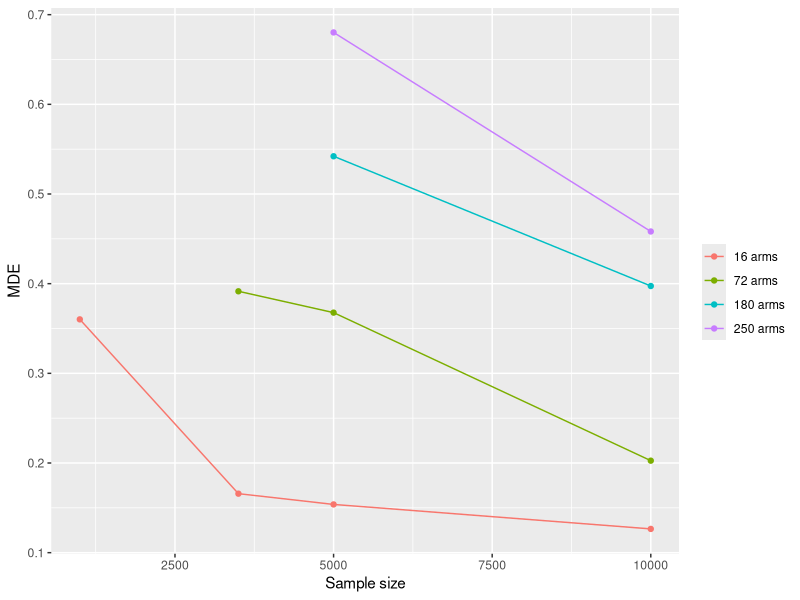
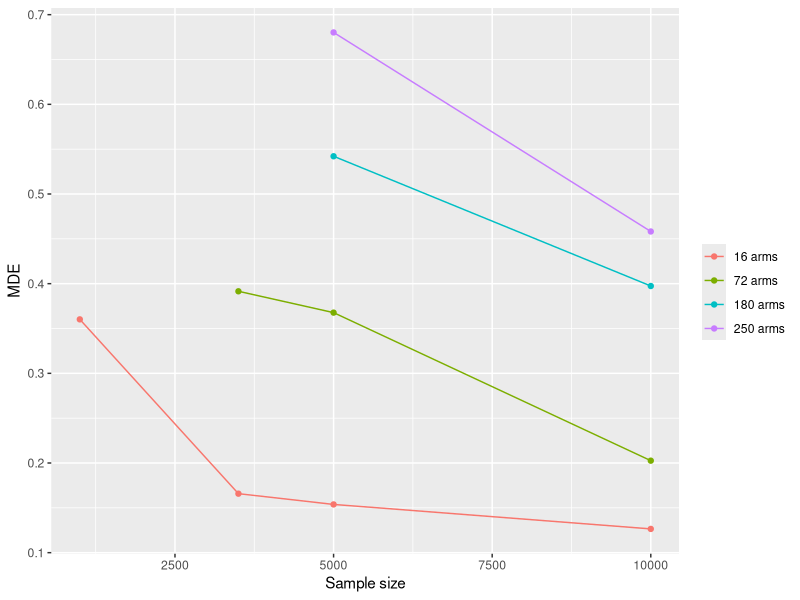

Write R code to recreate these figures, in order.
#setwd("C:/Users/mfinucane/Dropbox/powerSim")
setwd(here::here("freq")) 

##############
# get set up #
##############
library(plyr)        # for data wrangling
library(ggplot2)     # for plotting
library(arm)         # for stable glm fitting

############################################################################
# how many times do you want to simulated an experiment under each design? #
############################################################################
nSims <- 1#000

###################################################
# which designs are you interested in looking at? #
###################################################
designs <- expand.grid(N=c(1000, 3500, 5000, 10000),
                       nA=c(2,72,180,250),
                       sd=c(.25))

designs$nB[designs$nA==2] <- 2   # 2 x 2 x 4
designs$nC[designs$nA==2] <- 4

designs$nB[designs$nA==72] <- 1   
designs$nC[designs$nA==72] <- 1

designs$nB[designs$nA==180] <- 1   
designs$nC[designs$nA==180] <- 1

designs$nB[designs$nA==250] <- 1   
designs$nC[designs$nA==250] <- 1

#########################################################
# create an object that will hold, for each simulation, # 
# information about the design and the MDE              #
#########################################################
output <- designs
for(i in 2:nSims)
  output <- rbind(output, designs)

############################################################################
# for each simulation, randomly choose a seed for random number generation #
############################################################################
set.seed(07012015)
output$seed <- sample.int(1e9, nrow(output))

#######################################################################
# the next block of code is just for testing. you shouldn't need this #
#######################################################################
{
#     i <- 6000
#     seed <- output$seed[i]
#     N <- output$N[i] 
#     nA <- output$nA[i]
#     nB <- output$nB[i]
#     nC <- output$nC[i]
#     sd <- output$sd[i]
}

##################################################################################
# this function simulates an experiment under a given design and returns the MDE #
##################################################################################
sim <- function(seed=1,
                N=2500,    # total sample size
                nA=2,      # the number of levels that each variable can take             
                nB=2, 
                nC=4, 
                sd=.25){ 
  
  #############################################
  # set the seed for random number generation #
  #############################################
  set.seed(seed)
  
  ###########################
  # randomly draw a 'truth' #
  ###########################
  # create a data frame for calculating the mean effectivenss (mu)
  coef <- data.frame(mu = rnorm(nA*nB*nC, 0, sd),
                     abc = 1:(nA*nB*nC))
  
  # center and scale the mean effectiveness values (mu) such the standard
  # deviation across the values is equal to 'sd', following the footnote on
  # page 19 of the impaq design report
  coef$mu <- coef$mu-mean(coef$mu)
  coef$mu <- coef$mu/sd(coef$mu)*sd 
  
  #######################################
  # generate random data from the model #
  #######################################
  armOrder <- sample(1:nrow(coef), nrow(coef))
  data <- coef[rep(armOrder, length=N),c('abc', 'mu')] 
  
  # generate outcomes
  data$y <- rnorm(N, data$mu, 1-.12) # [Note: R2=.12-->12% of variance explained
  #  by the covariates.]
  
  #################
  # fit the model #
  #################
  fit <-lm(y~factor(abc)-1, data)
  p <- summary(fit)$coef[,'Pr(>|t|)']
  pBH <- p.adjust(p, 'BH')  
  
## compare each mu to the mean of zero
  PPs <- data.frame(mu=coef$mu)
  PPs$diff <- abs(PPs$mu)
  PPs$SigBetter <- pBH < .05
  if(sum(PPs$SigBetter)>0){
    glmFit <- bayesglm(SigBetter~diff, data=PPs, family=binomial)
    esVals <- seq(0,max(PPs$diff),by=.0001)
    xBetaHat <- coef(glmFit)[1]+coef(glmFit)[2]*esVals
    pHat <- exp(xBetaHat)/(1+exp(xBetaHat))
    
    #     png('PPs.png', height=5, width=5, units='in', res=400)
#                 plot(PPs$diff, PPs$SigBetter, pch=19, cex=.5, col=grey(.1, alpha=.025),
#                      xlab='Difference between arms',
#                      ylab='Posterior probability of superiority of the better arm',
#                      main='How small a difference can we detect?',
#                      xlim=range(esVals))
#                 abline(h=0.975,col=2)
#                 abline(v=max(PPs$diff[PPs$PPbetter<.975]), col=2)
#                 lines(esVals, pHat)
#                 abline(h=.5, col=3)
#                 abline(v=esVals[min(which(pHat>.5))], col=3)
#                 abline(h=.8, col=4)
#                 abline(v=esVals[min(which(pHat>.8))], col=4)
#                 box()
    #     dev.off()
    
  # if the estiamted prob (pHat) for the largest difference (max(diff)) is <.8, 
  # then we're just extrapolating. might as well just set the MDE to 1.
#    if(pHat[esVals == round(max(PPs$diff),4)] > .8)
  if(pHat[length(pHat)] > .8)
    return(MDE=esVals[min(which(pHat>.8))]) else
      return(MDE=NA)} else 
      (return(NA))
}

####################
# do it in serial! #
####################
startTime <- Sys.time()
output$MDE <- NA
for(i in 1:nrow(output))
  output$MDE[i] <- sim(seed=output$seed[i],
      N=output$N[i],
      nA=output$nA[i],
      nB=output$nB[i],
      nC=output$nC[i],
      sd=output$sd[i])
Sys.time()-startTime

#####################################################################################
# for each design, summarize across simulations. for designs with more than 1/3 of  # 
# simulations returning NA, the summary will be equal to NA. otherwise, the summary #
# will be equal to the median value.                                                #
#####################################################################################

output$MDE[is.na(output$MDE)] <- Inf
MDEs <- aggregate(MDE~N+nA+nB+nC,           
                  data=output,
                  function(x)
                    return(ifelse(mean(x==Inf)>1/3, 
                                  NA, median(x, na.rm=T))))
########
# plot #
########
# p <- ggplot(output, aes(factor(N), MDE))
# p + geom_abline(int=.25, sl=0, col='darkgrey') +
#   geom_boxplot(aes(fill=factor(nA, levels=c(2,4,3,5), 
#                                labels=c('2x2x2x2 = 16 arms',
#                                         '2x3x3x4 = 72 arms',
#                                         '2x3x3x10 = 180 arms',
#                                         '2x5x5x5 = 250 arms')))) +
#   guides(fill=guide_legend(title='')) +
#   labs(x='Sample size')
# ggsave(file='powerSim4varNonAdaptive_distribution.pdf', width=6.5, height=5)

p2 <- ggplot(MDEs, aes(N, MDE))
p2 + geom_abline(int=.25, sl=0, col='darkgrey') +
  geom_line(aes(col=factor(nA, levels=c(2,72,180,250), 
                           labels=c('16 arms',
                                    '72 arms',
                                    '180 arms',
                                    '250 arms')))) +
  geom_point(aes(col=factor(nA, levels=c(2,72,180,250), 
                            labels=c('16 arms',
                                     '72 arms',
                                     '180 arms',
                                     '250 arms'))))+
  guides(col=guide_legend(title='')) +
  labs(x='Sample size') 
ggsave(file='VanillaAnovaPower.png', width=6.5, height=5)

########
# save #
########
write.csv(output, file='powerSim4varNonAdaptiveCompareToMean_output.csv', row.names=F)
write.csv(MDEs, file='powerSim4varNonAdaptiveCompareToMean_mde.csv', row.names=F)
